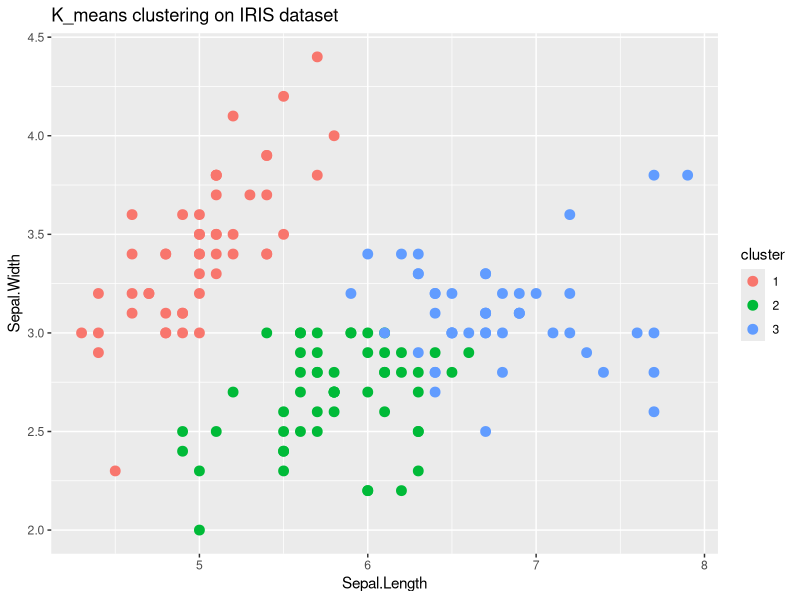

Recreate this plot in R.
# k means cluster 
data("iris")
iris_data <- iris[ ,1:4]
head(iris_data)
scaled_data <- scale(iris_data)
head(scaled_data)

set.seed(123)
kmeans_r = kmeans(scaled_data,centers = 3,nstart = 10)
print(kmeans_r)

install.packages("ggplot2")
library(ggplot2)
iris$cluster <- as.factor(kmeans_r$cluster)
ggplot(iris,aes(x=Sepal.Length,y=Sepal.Width,color=cluster))+geom_point(size=3)+labs(title = "K_means clustering on IRIS dataset")
